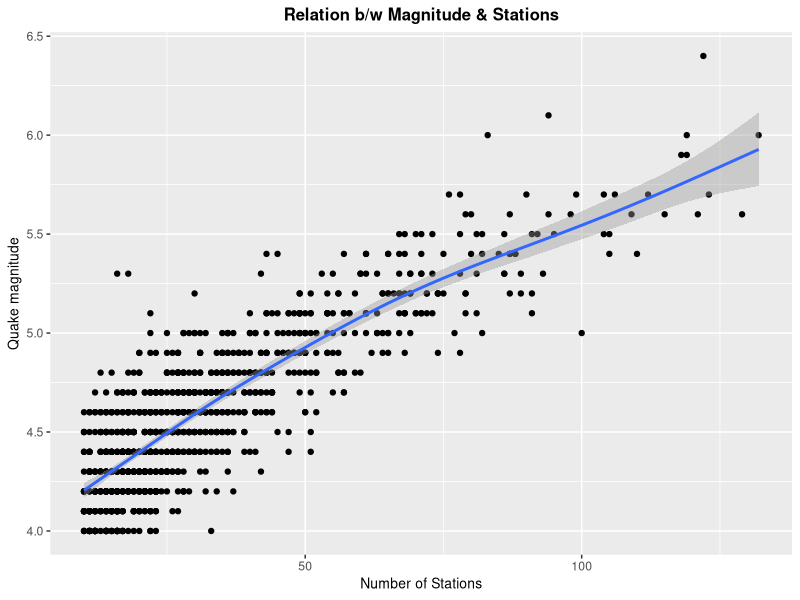
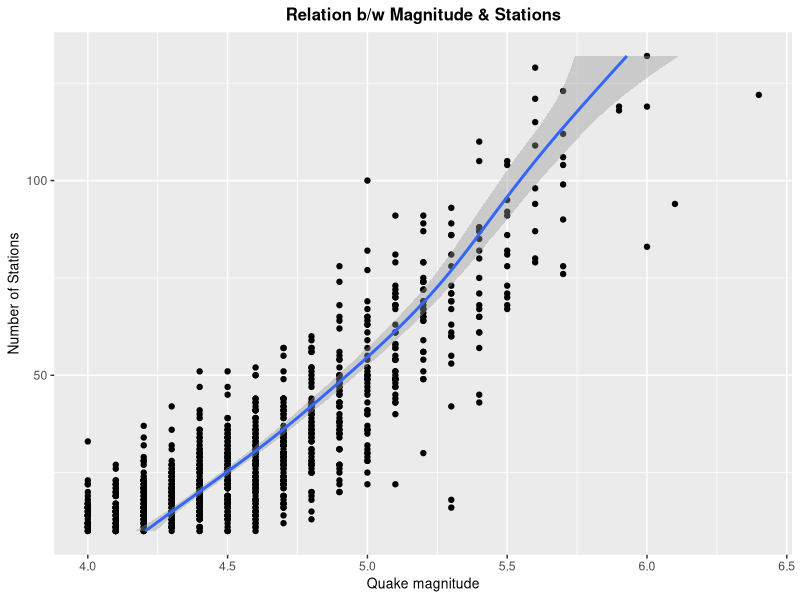
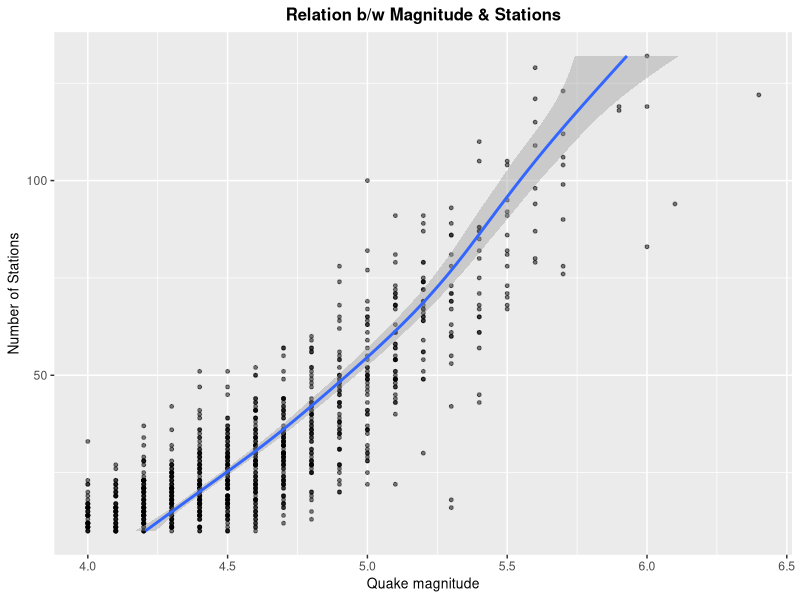
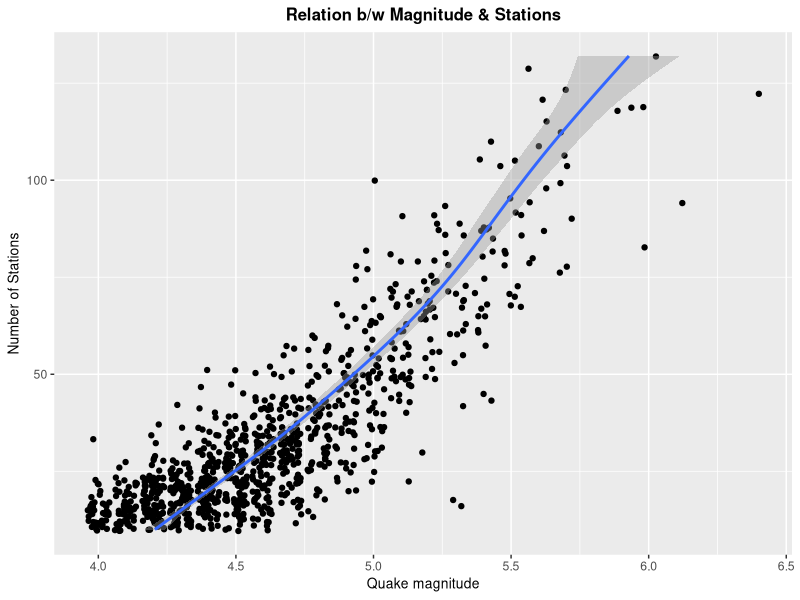
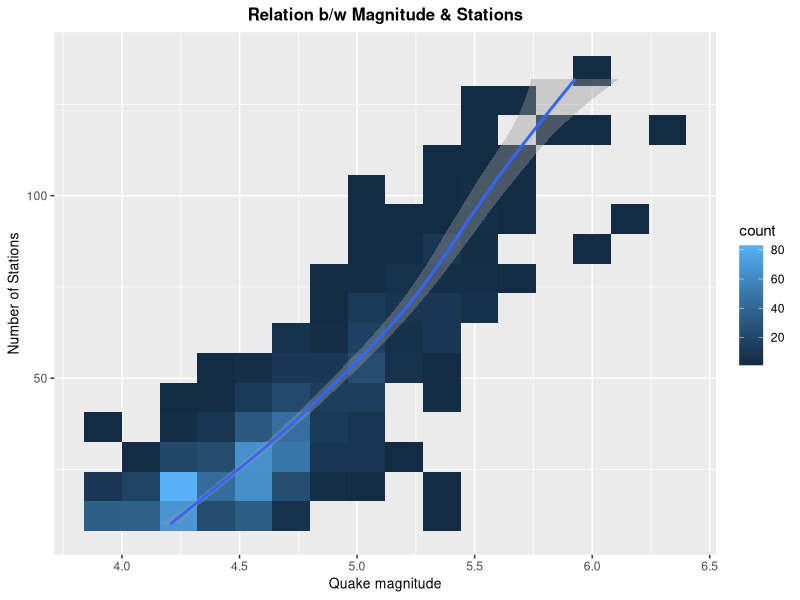
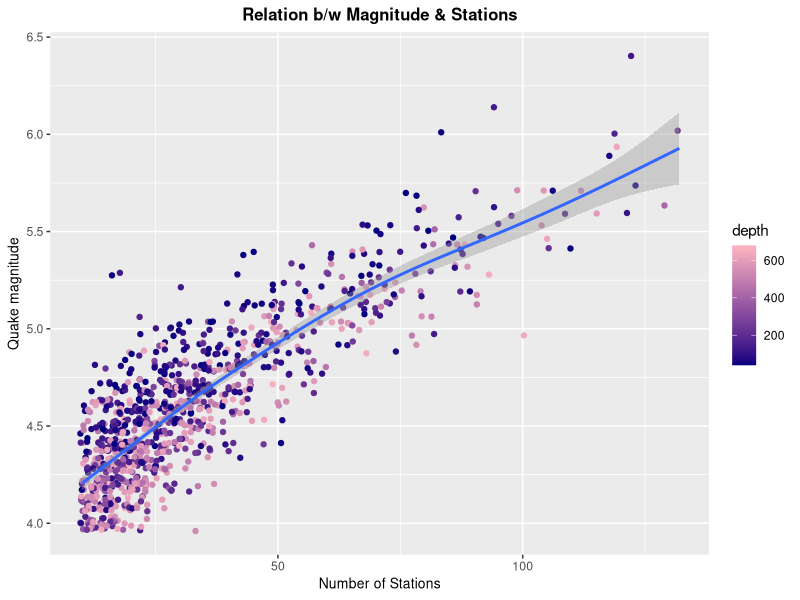
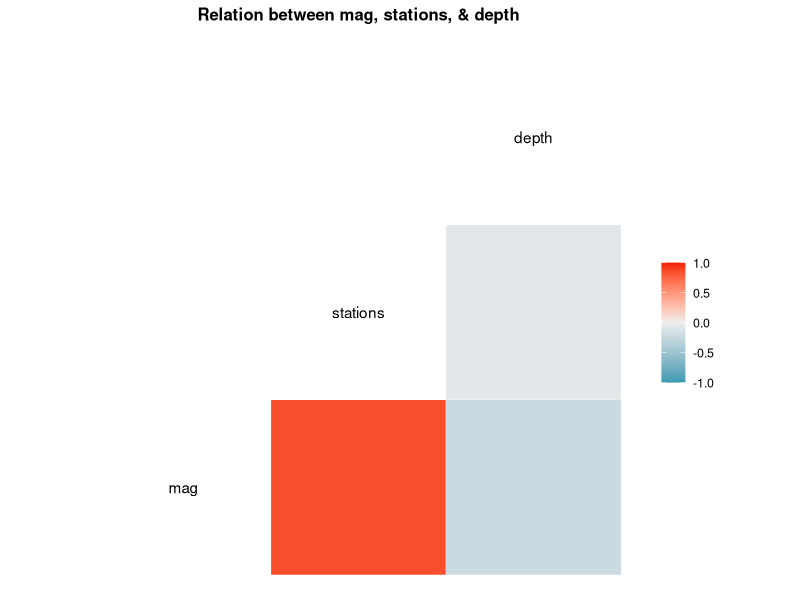
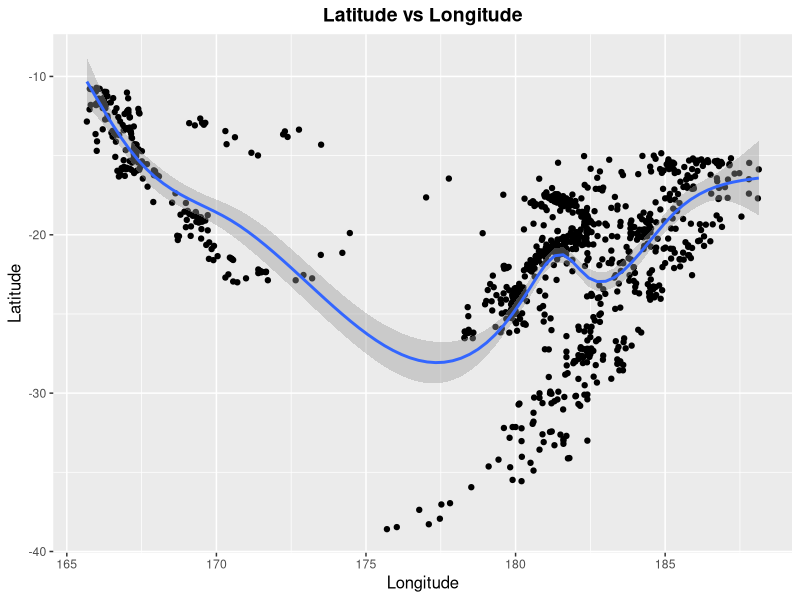

These charts were generated, in order, by the following R code:


# Data Visualization on packages quakes and mpg

if(!("tidyverse" %in% rownames(installed.packages()))){
  install.packages("tidyverse")
}

if(!("ggplot2" %in% rownames(installed.packages()))){
  install.packages("ggplot2")
}

if(!("ggpubr" %in% rownames(installed.packages()))){
  install.packages("ggpubr")
}

library(tidyverse)
library(ggplot2)
library(ggpubr)

# ********************************* Question A *********************************

if(!("caret" %in% rownames(installed.packages()))){
  install.packages("caret")
}

library(caret)

?quakes

# The quakes data set(1000 X 5) contains information on 1000 seismic 
# events of MB > 4.0 occurred near Fiji since 1964.
# Variables include Latitude, Longitude, Depth (km), Richter Magnitude,
# and number of stations reporting.  


# A1----------------------------------------------------------------------------

# Scatter plot of monitoring Quake magnitude against number of stations. 

req_label <- labs(x = "Number of Stations",
                  y = "Quake magnitude",
                  title = "Relation b/w Magnitude & Stations") # required label

req_theme <- theme(
                plot.title = element_text(size = 12, face = "bold", hjust = 0.5),
                axis.title.x = element_text(size = 10, hjust = 0.5),
                axis.title.y = element_text(size = 10, hjust = 0.5)
              )     # required theme

quakes %>%
  ggplot(aes(x = stations, y = mag)) +
  geom_point() +
  geom_smooth() +
  req_label +
  req_theme

# As, Richter magnitude is calculated using the distance between the 
# epicenter->station and with the amplitude of the s-wave, it is independent 
# of number of stations. Rather, number of stations reporting depends on 
# Richter magnitude (intensity of quake). So, mag is an explanatory variable
# and station is a response variable. For this reason, we can consider 
# coord_flip() as shown below. 

quakes %>%
  ggplot(aes(x = stations, y = mag)) +
  geom_point() +
  geom_smooth() +
  coord_flip() +
  req_label +
  req_theme 

# A2----------------------------------------------------------------------------

# Yes, the interpretability of the plot can be improved by:- 

# 1. Assigning Size, Alpha - 

quakes %>%
  ggplot(aes(x = stations, y = mag)) +
  geom_point( size = 1, alpha = 0.5) +
  geom_smooth() +
  coord_flip() +
  req_label +
  req_theme 

# Reducing the size of points and lowering the alpha (transparency)
# of points helps to reduce over plotting.

# 2. Using jitter -  

quakes %>%
  ggplot(aes(x = stations, y = mag)) +
  geom_jitter() +
  geom_smooth() +
  coord_flip() +
  req_label +
  req_theme 

# geom_jitter() adds a small amount of random variation to the location of each
# point which helps to handle over plotting.

# 3. 2D density maps- 

quakes %>%
  ggplot(aes(x = stations, y = mag)) +
  geom_bin2d(bins = 15) +
  geom_smooth() +
  coord_flip() +
  req_label +
  req_theme 

# Applying geom_bin2d() creates a density plot, colored on the gradient scale,
# depending on the number of observations in it's occupied space. 
# It helps to deal with over plotting as the color gradient gives a view 
# of number of occurrences at all different locations. 

# A3----------------------------------------------------------------------------

# Relation b/w stations and mag -

# Direction - Positive direction, mag and station are related.
# Pattern - The graph depicts a near linear trend, increase in magnitude 
#           leading to increase in stations.
# Strength - There is a moderate->high strength between mag and stations. 
# Outliers - Possibility of outliers as there exists few extreme values for 
#            both earthquake's magnitude and number of stations. 

# Cause of trend -

help("quakes")

# mag variable is used to display the Richter Magnitude(strength of earthquake) 
# for every quake in the data set.

# stations variable describe the number of stations that reported 
# the earthquake. 

# Whenever an earthquakes takes place, it sends seismic waves around the globe.
# When the earthquake is highly intense, the impact produced is huge and more 
# number of stations are able to observe/catch & report it in time. 

# Logically, as the magnitude(strength) increases, the stations variable should
# also increase. 

# Correlation (Using Pearson method) -

cor.test(quakes$mag, quakes$stations, method = 'pearson')

# Here value of Pearson correlation coefficient is 0.8511824(close to 1) 
# which tells that magnitude and stations hold a strong correlation.

# A4----------------------------------------------------------------------------

# Why check regardless of presumption - 

# 1. Exploratory data analysis is not a traditional visualization approach.
# In EDA, No prior assumptions are made about the data - allowing 
# the data itself to reveal the underlying structure and model.

# 2. Logical presumption only tells that stations is directly proportional 
# to mag, but it doesn't talk about the gradient(steepness) of relation.

# 3. Logical presumptions miss out outliers, which are important in 
# analysis purposes. 

# 4. Logical presumption lacks in precision of the strength between the 
# variables. 

# 5. Plotting verifies certain assumptions we make sometimes.

# A5----------------------------------------------------------------------------

# Add a color set to depth -

quakes %>%
  ggplot(aes(x = stations, y = mag, color = depth)) +
  geom_jitter() +
  geom_smooth() +
  scale_color_gradient(low = "navy", high = "lightpink") +
  req_label +
  req_theme 

# Our goal is to predict magnitude, but here depth doesn't seem to play 
# any major role as high/low depth values are evenly distributed throughout
# the plot and not following any trend/pattern.

# Verify using a correlation plot -

if(!("GGally" %in% rownames(installed.packages()))){
  install.packages("GGally")
}

library(GGally)

df1 <- quakes[, c("mag","stations","depth")] # select required variables in df1

# correlation plot

ggcorr(df1) + 
  ggtitle("Relation between mag, stations, & depth") +
  req_theme 

# This plot clearly depicts that both mag and stations do not hold
# any strong relation with the depth variable whereas station and mag hold a 
# strong relation within themselves as seen in the earlier plots as well. 

# Correlation Value (Using Pearson method) -

cor.test(quakes$mag, quakes$depth, method = 'pearson')

# Here value of Pearson correlation coefficient is -0.2306377
# which tells that magnitude and depth does not hold a strong correlation, 
# but may hold a weak correlation. 

# A6----------------------------------------------------------------------------

# Scatter plot using lat and long -

quakes %>%
  ggplot(aes(x = long, y = lat)) +
  geom_point() +
  geom_smooth() +
  labs(x = "Longitude",
       y = "Latitude",
       title = "Latitude vs Longitude") + 
  theme(
    plot.title = element_text(size = 14, face = "bold", hjust = 0.5),
    axis.title.x = element_text(size = 12, hjust = 0.5),
    axis.title.y = element_text(size = 12, hjust = 0.5)
  )

# Half plot first follows a downward trend and then the other half sees an
# upward trend. 
# It is a non-linear trend. 
# There is a weak relation between lat and long. 
# Possibility of outliers as there exists few quakes for extreme values of
# lat and long. 

# A7----------------------------------------------------------------------------

# To increase the value and interpretability of this plot, adding geom_jitter()
# and setting color aesthetic to different numeric variables for e.g. -
# depth or mag. 

# Adding color aesthetic to mag variable-

quakes %>%
  ggplot(aes(x = long, y = lat, color = mag)) +
  geom_jitter(width = 5) +
  scale_color_gradient(low = "navy", high = "lightpink") +
  labs(x = "Longitude",
       y = "Latitude",
       title = "Latitude vs Longitude") + 
  theme(
    plot.title = element_text(size = 14, face = "bold", hjust = 0.5),
    axis.title.x = element_text(size = 12, hjust = 0.5),
    axis.title.y = element_text(size = 12, hjust = 0.5)
  )

# As the mag variable does not seem to follow any pattern/trend in color 
# display, it shows that mag does not hold a strong relation with  
# latitude/longitude. This can be also checked by plotting a correlation 
# plot/matrix as shown below.

df2 <- quakes[,c("lat","long","mag")] # select required variables in df2

# correlation plot
ggcorr(df2) +
  scale_fill_gradient2(name = "Correlation",
                      limits = c(-1,1),
                      low = "navy",
                      mid = "ivory2",
                      high = "lightpink")

# correlation matrix
cor(df2)  

# This correlation plot and matrix depicts that there is a minor relation 
# between latitude and longitude but both fail to have any major connection
# with the quake magnitude(mag). 


# Similarly, adding color aesthetic to depth variable-

quakes %>%
  ggplot(aes(x = long, y = lat)) +
  geom_jitter(width = 5,aes(color = depth)) +
  scale_color_gradient(low = "navy", high = "lightpink") +
  labs(x = "Longitude",
       y = "Latitude",
       title = "Latitude vs Longitude") + 
  theme(
    plot.title = element_text(size = 14, face = "bold", hjust = 0.5),
    axis.title.x = element_text(size = 12, hjust = 0.5),
    axis.title.y = element_text(size = 12, hjust = 0.5)
  )

# Looking at the plot, depth seems to have a bi-variate dependency on
# the geographical location (long AND lat) i.e. depth holds large value 
# in a certain range of coordinates.

# Coordinates ranging from (175,-27) to (185,-17) where x coordinate
# represents Longitude and y coordinate represents Latitude. 

# ********************************* Question B *********************************

help(mpg)

# Description - mpg data set(234 X 11) contains a subset of fuel economy data.
# Variables of interest are - cty(city miles per gallon), hwy(highway miles 
# per gallon)

# My theme for the plots stored in my_theme (appended wherever required). 

my_theme <- theme(
  panel.background = element_rect( fill = "ivory2" , color ="gray"),
  plot.background = element_rect( color = "black"),
  plot.title = element_text(size = 14, face = "bold", hjust = 0.5),
  axis.title.x = element_text(size = 12, hjust = 0.5),
  axis.title.y = element_text(size = 12, hjust = 0.5),
  axis.ticks.x = element_blank(),
  axis.ticks.y = element_blank()) 


# B1----------------------------------------------------------------------------

# No. of unique manufacturers in the data set- 

length(unique(mpg$manufacturer))

# There are total 15 unique manufacturers in the data set. 

# Print names of these unique manufacturers- 

print(unique(mpg$manufacturer))

# B2----------------------------------------------------------------------------

# Histogram of hwy variable- 

# Storing plot in hwy_hist variable- 

hwy_hist <- mpg %>%
  ggplot(aes(hwy, fill = ..count..)) +
  geom_histogram(binwidth = 2) +
  scale_fill_gradient(name = "Freq.(hwy)",
                      low = "navy",
                      high = "lightpink") +
  labs(x = "hwy (Highway miles per gallon)",
       y = "Count",
       title = "Frequency for range of hwy") +
  my_theme


# display the plot (hwy_hist)

hwy_hist 

# The median is around 25 miles. 
# The maximum values of hwy falls within 25-27 miles( binwidth = 2 ). 
# This is a non symmetric distribution, skewed to the right.
# Also, this is a bimodal distribution, when binwidth = 2. 
# There is a steep decline in frequency, once the maximum bar of around 
# 27 miles is crossed.
# The data values(hwy) stretch in a range of around 11-44 miles.
# There exists probably two outliers accounting for that minor 
# stretch in x axis.  

# B3----------------------------------------------------------------------------

# Adding fill aesthetic set to *cyl*

stacked_hwy_hist <- mpg %>% 
  ggplot(aes(hwy)) +
  geom_histogram(aes(fill = as.factor(cyl)), 
                 position = position_stack(),
                 binwidth = 2) +
  labs(x = "hwy (Highway miles per gallon)",
       y = "Count",
       title = "Frequency for range of hwy") +
  my_theme +
  scale_fill_manual(name = "No. of cyl",
                    values = c("red3","orangered","orange","yellow"))

# Display the stacked graph- 

stacked_hwy_hist

# The graph depicts that number of cylinders have an impact on hwy 
# (highway miles per gallon).
# hwy has a *roughly* inverse relation with no. of cylinders. 
# Vehicles with less number of cylinders have high values of hwy and vice
# versa, with some overlaps in between the values. 
# Also, there are least number of vehicles with 5 cylinders as most vehicles
# contain 4, 6 or 8 cylinders. 
# The outliers having high values for hwy falls under the 4 cylinders category.


# The relation between hwy and cyl can be tested using Pearson method- 

cor.test(mpg$hwy, mpg$cyl, method = 'pearson')

# Here value of Pearson correlation coefficient is -0.7619124 (close to -1) 
# which tells that hwy and cyl hold a moderate->strong correlation.

# B4----------------------------------------------------------------------------

# Histogram of cty variable- 

# Storing plot in cty_hist variable- 

cty_hist <- mpg %>%
  ggplot(aes(cty, fill = ..count..)) +
  geom_histogram(binwidth = 4) +
  scale_fill_gradient(name = "Freq.(cty)",
                      low = "navy", 
                      high = "lightpink") +
  labs(x = "cty (City miles per gallon)",
       y = "Count",
       title = "Frequency for range of cty") +
  my_theme

# display the plot (cty_hist)

cty_hist 

# The median is somewhere around 16 miles. 
# The maximum values of cty falls within 14-18 miles( binwidth = 4 ).  
# This is a non symmetric distribution, skewed to the right.
# Also, this is a uni modal distribution, when binwidth = 4. 
# The data values(cty) stretch in a range of around 6-35 miles. 
# There exists 2-4 outliers accounting for that minor 
# stretch in x axis. 


# B5----------------------------------------------------------------------------

# Comparing cty with hwy

ggarrange(hwy_hist,cty_hist, nrow = 2) 

# On comparing both charts,

# 1. hwy max out at around 44 whereas cty max out at 35. 
# 2. center for hwy and cty is around 25 and 16 respectively.
# 3. Min value for hwy around 11 miles/gallon, for cty around 6 miles/gallon.
# 
# This justifies the expected that highway miles/gallon would have 
# larger values than city miles/gallon.

# Both the Plots are non-symmetric and right skewed.

# Both the plots contain around 2-4 outliers.

# There is a difference in frequency range for both the plots because of the
# difference in binwidth. As, the binwidth (range for every block) increases,
# y axis stretches alongside too, as then there are more values falling in 
# that bigger binwidth. 

# Adding fill aesthetic set to *cyl*

stacked_cty_hist <- mpg %>%
  ggplot(aes(cty)) +
  geom_histogram(aes(fill = as.factor(cyl)), position = position_stack(),
                 binwidth = 4) +
  labs(x = "cty (City miles per gallon)",
       y = "Count",
       title = "Frequency for range of cty") +
  my_theme +
  scale_fill_manual(name = "No. of cyl",
                    values = c("red3","orangered","orange","yellow"))

# Display the stacked graph- 

stacked_cty_hist

# Comparison and interpretation- 

ggarrange(stacked_hwy_hist,stacked_cty_hist, nrow = 2) 

# The graph depicts that number of cylinders have an impact on cty similar to
# what is observed in hwy.

# cty also has a *roughly* inverse relation with no. of cylinders. 

# Vehicles with less number of cylinders have high values of cty and vice
# versa, with some overlaps in between the values. 

# Also, there are least number of vehicles with 5 cylinders as most vehicles
# contain 4, 6 or 8 cylinders. 

# The outliers having high values for cty falls under the 4 cylinders category.

# B6----------------------------------------------------------------------------

# Bar plot for distribution of values in class variable

mpg %>%
  mutate(cyl = as.factor(cyl)) %>%
  ggplot(aes(x = class, fill = cyl)) +
  geom_bar(position = "stack") + 
  scale_fill_manual(name = "cyl",
                    values = c("tomato2", "yellowgreen", "cornflowerblue", 
                               "slateblue4")) +
  labs(x = "Class (type of car)",
       y = "Count",
       title = "Freqency(class) with stacked cyl") +
  my_theme

# Description and interpretation of the plot in next question.

# B7----------------------------------------------------------------------------

# Rearranging axis in ascending order- 

mpg %>% 
  mutate(cyl = as.factor(cyl)) %>%
  group_by(class,cyl) %>%
  summarize(freq = n()) %>%
  ggplot( aes(fct_reorder(class, freq, sum), freq, fill = cyl)) +
  geom_col() + 
  scale_fill_manual(name = "cyl",
                    values = c("tomato2", "yellowgreen", "cornflowerblue", 
                               "slateblue4")) +
  labs(x = "Class (type of car)",
       y = "Count",
       title = "Freqency(class) with stacked cyl") +
  my_theme

# There is a huge variation in frequency of different class of vehicles. 
# Suv's are most popular whereas 2seater's are least popular.

# Cylinders 4,6, and 8 are almost equally common as a whole but the variation 
# in no. of cylinders is different within every subgroup of class. 

# SUV's and pickup have maximum vehicles with 8 cylinders, 
# compact and subcompact have maximum vehicles with 4 cylinders,
# and midsize, minivan have maximum with 6 cylinders. 

# 2 seaters only have the data set for 8 cylinders. 
# 5 cylinders can be only be seen in compact and subcompact vehicles. 

# B8----------------------------------------------------------------------------

# The above color scale is of type qualitative.

# Qualitative is used mostly when there is no ordering of data, and color 
# simply allows to differentiate groups.

# Here we have taken cylinder as factor, so as there are individual levels,
# qualitative type of color works in this scenario. Had we taken cyl in 
# it's original form i.e. int, then we would have to apply scale_fill_gradient
#  as cyl will become continuous.

# The purpose of qualitative scale is to separate different groups. So, it gives
# an effective visualization, where we are not aware of the actual values
# but just with this color difference we are able to notice some details. 

# Also, it is better to select varied set of colors, so that even when 
# the levels are more in number, the difference is seen clearly. Here,
# two shades of *Blue* are used, one of them can be changed to yellow or brown
# for better visibility. 

# B9----------------------------------------------------------------------------

# Median cty and hwy against each type of fuel- 

median_cty_hwy <- mpg %>%
                    group_by(fl) %>%
                    summarize(median_cty = median(cty, na.rm = TRUE), 
                              median_hwy = median(hwy, na.rm = TRUE))

# Plot for median cty against fuel.

plot_median_cty <- median_cty_hwy %>%
                    ggplot(aes(x = reorder(fl, median_cty), y = median_cty)) +
                    geom_bar(aes(fill = fl), stat = "identity") +
                    labs(x = "Type of Fuel",
                         y = "Median(cty)",
                         title = "Median(cty) against fuel type") +
                    my_theme

# Display plot median_cty -

plot_median_cty


# Plot for median hwy against fuel.

plot_median_hwy <- median_cty_hwy %>%
                    ggplot(aes(x = reorder(fl, median_hwy), y = median_hwy)) +
                    geom_bar(aes(fill = fl), stat = "identity") +
                    labs(x = "Type of Fuel",
                         y = "Median(hwy)",
                         title = "Median(hwy) against fuel type") +
                    my_theme

# Display plot median_hwy -

plot_median_hwy

# Description for both the plots in next question.

# B10---------------------------------------------------------------------------

# Comparing above plots- 

ggarrange(plot_median_cty, plot_median_hwy, nrow = 2) 

# Both the plots have a similar trend across fuel type. 
# Ascending order for median values for both the plots follow same order on
# fuel type i.e. 'e' < 'r' < 'p' < 'c' < 'd'.
# Fuel type 'd' provides best efficiency(hwy and cty) whereas fuel type 'e'
# gives the lowest efficiency in terms of hwy and cty. 
# Median values for cty plotted across fuel type range from 
# around 9 to 29 miles/gallon. 
# Median values for hwy plotted across fuel type range from 
# around 12 to 41 miles/gallon.
# hwy has higher values than cty for every type of fuel which justifies the
# expected that highway miles/gallon have bigger values than city miles/gallon. 

# B11---------------------------------------------------------------------------

mpg %>%
  ggplot(aes(x = manufacturer, y = cty, fill = manufacturer)) +
  geom_boxplot() +
  coord_flip() +  # to avoid overlaps between names of manufacturers. 
  labs(x = "Manufacturer",
       y = "cty (city miles per gallon)",
       title = "cty for every manufacturer") +
  my_theme


# Clearly, manufacturer has a significant impact on the cty.

# The lowest average(median) for cty can be seen in 'lincoln' and maximum 
# average(median) for cty can be seen in 'Honda' indicating that Honda
# vehicles maybe more efficient(cty) as compared to other manufacturers.

# For some plots, median is overlapping with interquartile range on either Q1 or
# Q3, indicating that there are considerably less number of observations
# for these categories. 

# 'toyota' has maximum spread whereas 'mercury' has the least spread. 
# 'chevrolet', 'audi', 'jeep', 'ford' seems to have almost equal spread on plot.

# Outliers can be seen in four categories, where mercury and chevrolet both
# have one outlier and 'volkswagen' has maximum number of outliers i.e. 3, 
# accounting for that stretch in the plot.
# 'Honda' has outliers in both directions.
 

# Caveats and cautions
# There are many cases which have very thin spread because of very low number
# of observations.
# Lower number of observations is a caveat as they may allow for higher medians
# or provide wrong information.
# So, adding geom_jitter() will help to see an overview of all the 
# observations. Either geom_jitter() can be attached to the box plot
# OR make a violin plot which gives a view of the distribution
# and occurrences of individual observations. 


# B12---------------------------------------------------------------------------

# To improve interpretation - 

# 1. Adding stat_summary() and geom_jitter()

mpg %>%
  ggplot(aes(x = manufacturer, y = cty, fill = manufacturer)) +
  geom_boxplot() +
  geom_jitter(width = 0.33, size = 1, color= "brown") +
  coord_flip() + # to avoid overlaps between names of manufacturers. 
  stat_summary(fun = mean,
               geom = "point",
               shape = 20,
               size = 3,
               color = "white",
               fill ="white") +
  labs(x = "Manufacturer",
       y = "cty (city miles per gallon)",
       title = "cty for every manufacturer") +
  my_theme


# It can be seen that there are categories with very few number of observations
# for e.g. 'mercury', 'lincoln', 'land rover', 'pontiac' etc and 
# such things then lead to providing wrong information. 

# Categories like 'dodge', 'chevrolet', 'volkswagen', 'ford' etc have a 
# significant no. of observations indicating that maybe these manufacturers are 
# more common among people than others. 

# For most of the manufacturers, mean seems to overlap median with a few 
# exceptions such as 'Nissan' where mean is significantly below median.

# Mean values deviate either due to the presence of outliers as outliers hold an 
# impact on pulling means toward themselves or because there are not enough 
# number of observations. 

# 2. Violin plot- 

mpg %>%
  ggplot(aes(x = manufacturer, y = cty, fill = manufacturer)) +
  geom_violin() +
  coord_flip() + # to avoid overlaps between names of manufacturers. 
  stat_summary(fun = mean,
               geom = "point",
               shape = 20,
               size = 3,
               color = "white",
               fill ="white") +
  labs(x = "Manufacturer",
       y = "cty (city miles per gallon)",
       title = "cty for every manufacturer") +
  my_theme

# Violin plots have one drawback of not being able to display outliers,
# otherwise violin plots can be used to replace the working of (boxplot+jitter)



# ****************************** Thank you ********************************




